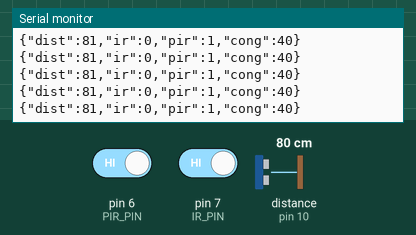
Recording of a sketch running on a simulated Arduino Mega 2560, built with avr-gcc and run on an emulated ATmega2560. Shown: the last lines printed to the serial monitor. The test bench sets the inputs (shaded band); at power-on: distance to the obstacle (sensor on pin 10) 80 cm, pin 6 (PIR_PIN) HIGH, pin 7 (IR_PIN) HIGH. The echo pulse lasts 58.3 µs per cm.

Above: at 1.2 s.
1.3 s: distance to the obstacle (sensor on pin 10) set to 2 cm
At 1.63 s:
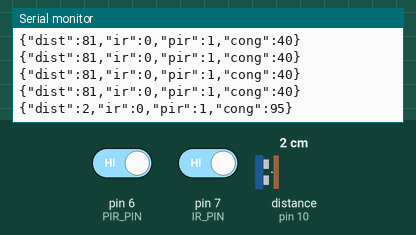
2.8 s: pin 6 (PIR_PIN) driven LOW
At 3.06 s:
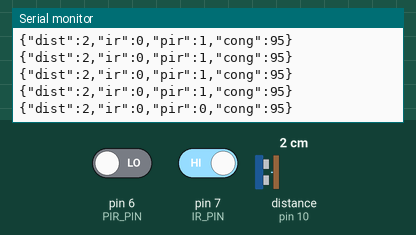
4.3 s: pin 7 (IR_PIN) driven LOW
At 4.48 s:
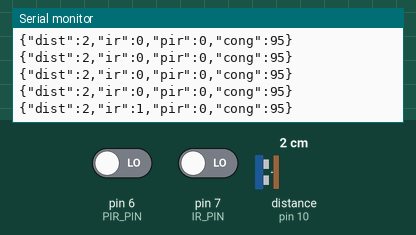
5.8 s: distance to the obstacle (sensor on pin 10) set to 4 cm
At 5.91 s:
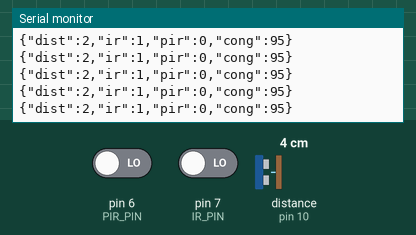
7.3 s: pin 6 (PIR_PIN) driven HIGH
At 7.55 s:
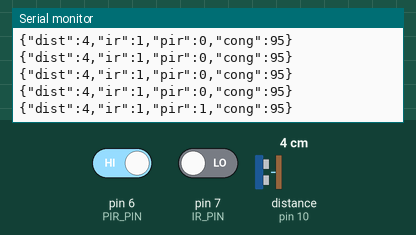
8.8 s: pin 7 (IR_PIN) driven HIGH
At 8.98 s:
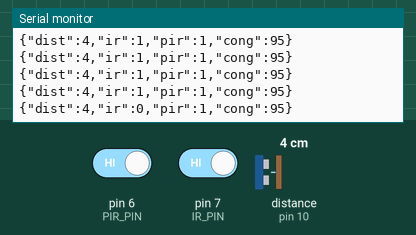
Timing chart, 0 to 11.3 s (numbered marks = the images above; inputs shaded):
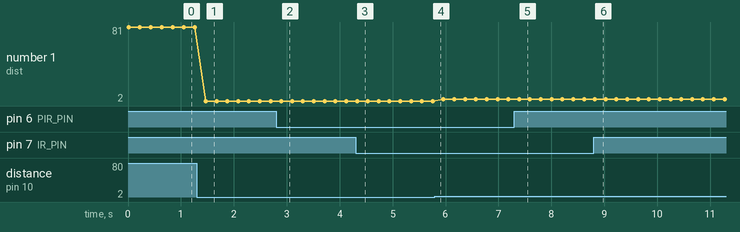

The sketch:

mega_sensors.ino
```cpp
/*
 * ============================================================
 *  SmartJunction AI — mega_sensors.ino  (4-Junction Edition)
 *  Board  : Arduino Mega 2560
 *  Role   : Sensor hub — reads Ultrasonic HC-SR04, IR beam,
 *           and PIR motion sensor; streams JSON to ESP32 via
 *           UART (Serial1) at 5 Hz.
 *
 *  Wiring (Mega → ESP32):
 *    Mega TX1 (pin 18) ──┬── 1kΩ ── ESP32 RX2 (GPIO 16)
 *                         └── 2kΩ ── GND
 *    (Voltage divider: 5V Mega TX → 3.3V ESP32 RX safe level)
 *    Shared GND between Mega and ESP32 REQUIRED.
 *
 *  Sensor Pins:
 *    HC-SR04 TRIG  → D9
 *    HC-SR04 ECHO  → D10
 *    IR module OUT → D7   (active-LOW: LOW = object detected)
 *    PIR OUT       → D6   (active-HIGH: HIGH = motion)
 *
 *  Libraries needed (Sketch → Include Library → Manage Libraries):
 *    - NewPing      by Tim Eckel        (ultrasonic)
 *    - ArduinoJson  by Benoit Blanchon  (v6.x)
 *
 *  JSON output format (one line per packet, newline-terminated):
 *    {"dist":85,"ir":0,"pir":1,"cong":30}
 *
 *  Field reference:
 *    dist : distance in cm (0 = no echo / out of range)
 *    ir   : 1 = object on crosswalk beam, 0 = clear
 *    pir  : 1 = motion detected, 0 = still
 *    cong : 0-100 congestion score derived from distance
 * ============================================================
 */

#include <NewPing.h>
#include <ArduinoJson.h>

// ---- Pin Definitions ----------------------------------------
#define TRIG_PIN      9    // HC-SR04 Trigger
#define ECHO_PIN     10    // HC-SR04 Echo
#define IR_PIN        7    // IR proximity (active-LOW module)
#define PIR_PIN       6    // PIR motion (active-HIGH)
#define MAX_DISTANCE 200   // Max measurable distance (cm)

// ---- Objects ------------------------------------------------
NewPing sonar(TRIG_PIN, ECHO_PIN, MAX_DISTANCE);

// ---- Congestion score (0-100) from distance -----------------
// Short distance  → many vehicles close → high congestion
int calcCongestion(int dist) {
  if (dist <= 0)   return 0;   // no echo — clear or out of range
  if (dist <  20)  return 95;  // < 20 cm  — bumper-to-bumper
  if (dist <  50)  return 70;  // 20-50 cm — heavy traffic
  if (dist < 100)  return 40;  // 50-100 cm — moderate
  if (dist < 150)  return 15;  // 100-150 cm — light
  return 0;                    // > 150 cm — clear road
}

// ---- setup() ------------------------------------------------
void setup() {
  Serial.begin(115200);    // USB — debug / Serial Monitor
  Serial1.begin(115200);   // TX1 (pin 18) → ESP32 RX2 (GPIO 16)

  pinMode(IR_PIN,  INPUT);
  pinMode(PIR_PIN, INPUT);

  Serial.println(F("[Mega] SmartJunction Sensor Hub v2 started."));
  Serial.println(F("[Mega] Format: {\"dist\":cm,\"ir\":0/1,\"pir\":0/1,\"cong\":0-100}"));
}

// ---- loop() -------------------------------------------------
void loop() {
  // Read sensors
  int dist    = (int)sonar.ping_cm();          // 0 if out of range
  int ir_raw  = digitalRead(IR_PIN);
  int pir_val = digitalRead(PIR_PIN);

  // Most IR modules are active-LOW: LOW = object present
  int ir_detected = (ir_raw == LOW) ? 1 : 0;

  int congestion = calcCongestion(dist);

  // Build JSON
  StaticJsonDocument<128> doc;
  doc["dist"] = dist;
  doc["ir"]   = ir_detected;
  doc["pir"]  = pir_val;
  doc["cong"] = congestion;

  // Send to ESP32 via UART
  String output;
  output.reserve(64);
  serializeJson(doc, output);
  Serial1.println(output);

  // Mirror to USB Serial Monitor for debugging
  Serial.println(output);

  delay(200);   // 5 Hz update rate
}
```

Measured:
- after the input at 1.3 s, the serial monitor: prints a new line after 0.17 s (image 1)
- after the input at 2.8 s, the serial monitor: prints a new line after 0.10 s (image 2)
- after the input at 4.3 s, the serial monitor: prints a new line at once (image 3)
- after the input at 7.3 s, the serial monitor: prints a new line after 0.09 s (image 5)
- after the input at 8.8 s, the serial monitor: prints a new line at once (image 6)
- plotted number 1: 2 → 4 after the input at 5.8 s
